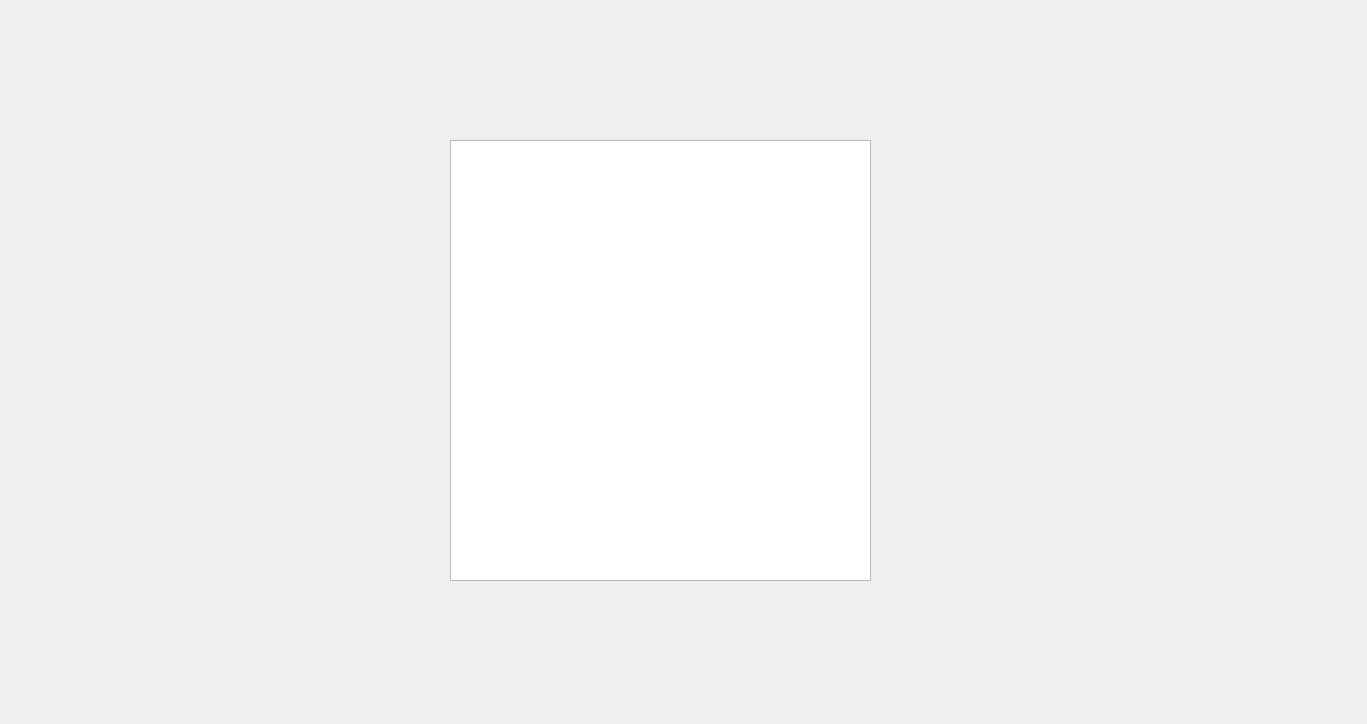
<?xml version="1.0" encoding="UTF-8"?>
<ui version="4.0">
 <class>MyRecipesDialog</class>
 <widget class="QDialog" name="MyRecipesDialog">
  <property name="geometry">
   <rect>
    <x>0</x>
    <y>0</y>
    <width>1367</width>
    <height>724</height>
   </rect>
  </property>
  <property name="windowTitle">
   <string>Dialog</string>
  </property>
  <widget class="QListWidget" name="recipesListWidget">
   <property name="geometry">
    <rect>
     <x>450</x>
     <y>140</y>
     <width>421</width>
     <height>441</height>
    </rect>
   </property>
  </widget>
 </widget>
 <resources/>
 <connections/>
</ui>
